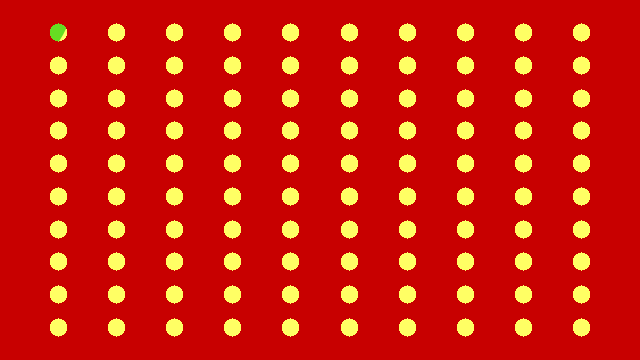
Frame 1 (no input)
Frame 60 (the mouse pressed at the canvas centre just before this capture): identical to frame 1, image omitted
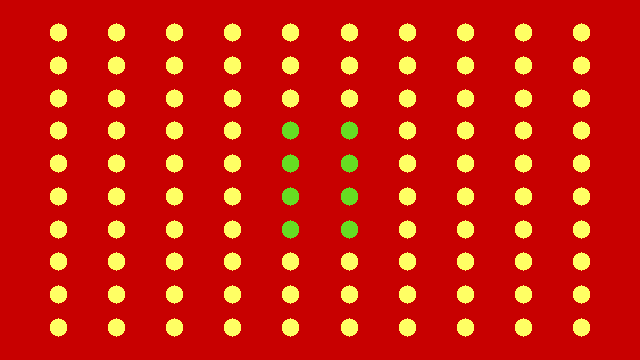
Frame 120 (the mouse held since frame 60 and released just before this capture)

The Processing sketch that drew these frames (run headless with seeded random() and noise(); from frame 60 on, the mouse is pressed at the canvas centre):

// Processing sketch: OtherMask
// ── OtherMask.pde
PGraphics mask;
int numRows = 10, numCols = 10;
int WHITE = color(255);
int BLACK = color(200, 0, 0);

void setup() {
  size(640, 360);

  drawDemoMask();
}

void draw() {
  background(255, 255, 100);
  noStroke();
  fill(#66DD22);
  float diameter = height * 0.4;
  ellipse(mouseX, mouseY, diameter, diameter);
  maskPixels();
}

void drawDemoMask() {
  mask = createGraphics(width, height);
  mask.beginDraw();


  //  
  //  mask.background(0);
  //  mask.fill(255);
  //  mask.noSmooth();
  //  mask.noStroke();
  //  String msg = "This Statement Is False";
  //  float txtSize = 1;
  //  mask.textSize(txtSize);
  //  //scale text to fill width
  //  txtSize *= width / mask.textWidth(msg);
  //  mask.textSize(txtSize-2);
  //  mask.text(msg, (width - mask.textWidth(msg))*0.5, (height + txtSize)/2);

  mask.fill(50, 200, 100);
  mask.ellipse(mouseX, mouseY, 50, 50);
  mask.pushMatrix();
  mask.fill(255);
  //  ellipse(width/2, height/2, 100, 100);
  float colSeperation = width/(numCols+1.0);
  float rowSeperation = height/(numRows+1.0);
  for (int row =0; row <numRows; row++) {
    mask.translate(0, rowSeperation);
    mask.pushMatrix();
    for (int col =0; col <numCols; col++) {
      mask.translate(colSeperation, 0);
      mask.ellipse(0, 0, 20, 20);
    }
    mask.popMatrix();
  }
  mask.endDraw();
  mask.loadPixels();
}

void maskPixels() {
  loadPixels();
  int[] pxls = mask.pixels;
  for (int i = 0; i < pxls.length; ++i) {
    int maskPixel = pxls[i];
    if (maskPixel != WHITE) {
      pixels[i] = BLACK;
    }
  }
  updatePixels();
}
